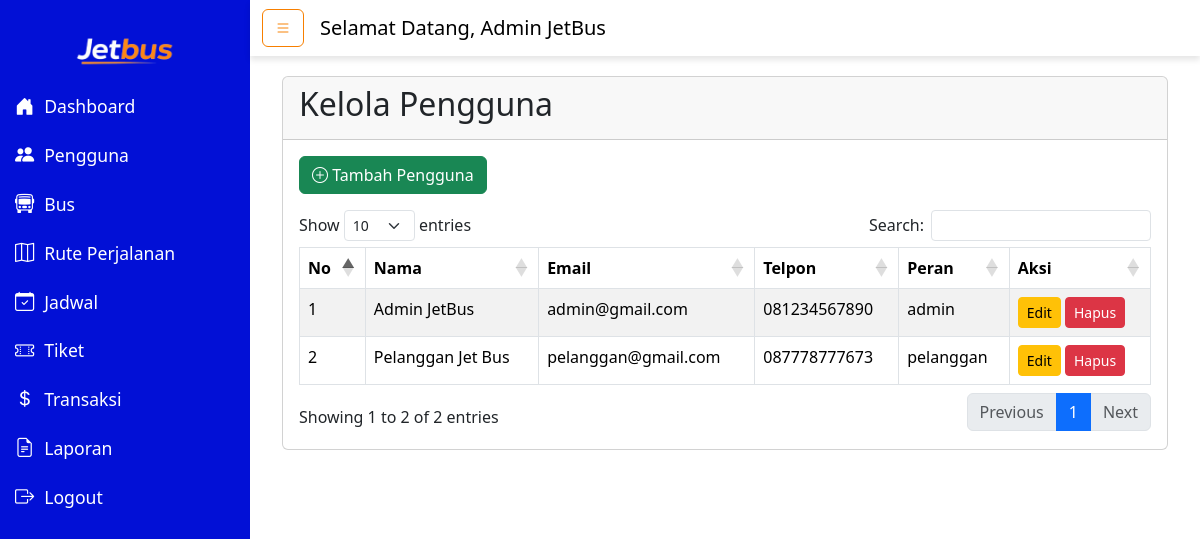
Screenshot of /admin/kelolaPengguna.php (signed in) with the database file from the repository.
### tables this page shows
CREATE TABLE `pengguna` (
  `id_pengguna` int(11) NOT NULL,
  `nama` varchar(100) NOT NULL,
  `email` varchar(100) NOT NULL,
  `password` varchar(255) NOT NULL,
  `no_hp` varchar(15) DEFAULT NULL,
  `peran` enum('admin','pelanggan') NOT NULL DEFAULT 'pelanggan'
);

### admin/kelolaPengguna.php (the view, shortened to what this page needs)
<?php
include "header.php";
include "../koneksi.php";
$query = "SELECT * FROM pengguna";
$result = mysqli_query($koneksi, $query);
?>
<div class="d-flex">
    <?php include "sidebar.php" ?>
    <div class="content-wrapper w-100">
        <?php include "navbar.php"; ?>
        <main class="content">
            <div class="container-fluid">
                <div class="card ">
                    <div class="card-header">
                        <h2 class="">Kelola Pengguna</h2>
                    </div>
                    <div class="card-body">
                        <a href="tambahPengguna.php" class="btn btn-success mb-3">
                            <i class="bi bi-plus-circle"></i> Tambah Pengguna
                        </a>
                        <table class="table table-striped table-bordered" id="tablePengguna">
                            <thead>
                                <tr>
                                    <th>No</th>
                                    <th>Nama</th>
                                    <th>Email</th>
                                    <th>Telpon</th>
                                    <th>Peran</th>
                                    <th>Aksi</th>
                                </tr>
                            </thead>
                            <tbody>
                                <?php
                                $no = 1;
                                while ($row = mysqli_fetch_assoc($result)) { ?>
                                    <tr>
                                        <td><?= $no++; ?></td>
                                        <td><?= $row['nama']; ?></td>
                                        <td><?= $row['email']; ?></td>
                                        <td><?= $row['no_hp']; ?></td>
                                        <td><?= $row['peran']; ?></td>
                                        <td>
                                            <a href='editPengguna.php?id=<?= $row['id_pengguna']; ?>' class='btn btn-warning btn-sm'>Edit</a>
                                            <a href="#" class="btn btn-danger btn-sm" data-bs-toggle="modal" data-bs-target="#hapusModal" onclick="setDeleteId(<?= $row['id_pengguna']; ?>)">Hapus</a>
                                        </td>
                                    </tr>
                                <?php } ?>
                            </tbody>
                        </table>
                    </div>
                </div>
            </div>
        </main>
    </div>
</div>
<?php include 'footer.php'; ?>

### assets/css/admin.css (style rules this page uses)
body { font-family: Arial, sans-serif; background-color: #f5f5f5; margin: 0; padding: 0; }
.content-wrapper { flex: 1; display: flex; flex-direction: column; }
.content { padding: 20px; background-color: white; min-height: 100vh; }

### rows the page displays
pengguna: nama "Admin JetBus", email "admin@gmail.com", no_hp "081234567890", peran "admin"
pengguna: nama "Pelanggan Jet Bus", email "pelanggan@gmail.com", no_hp "087778777673", peran "pelanggan"

### other values shown
$_SESSION['nama'] "Admin JetBus"
